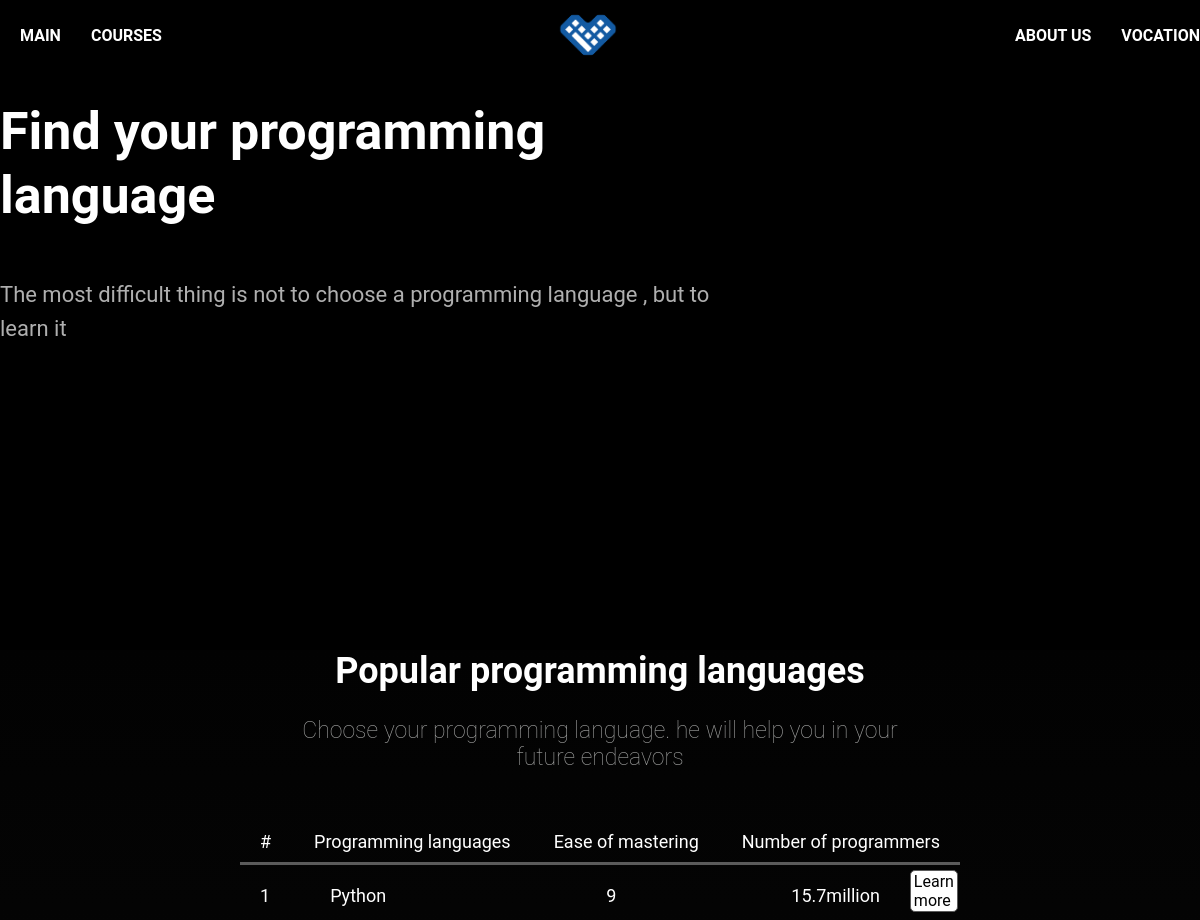
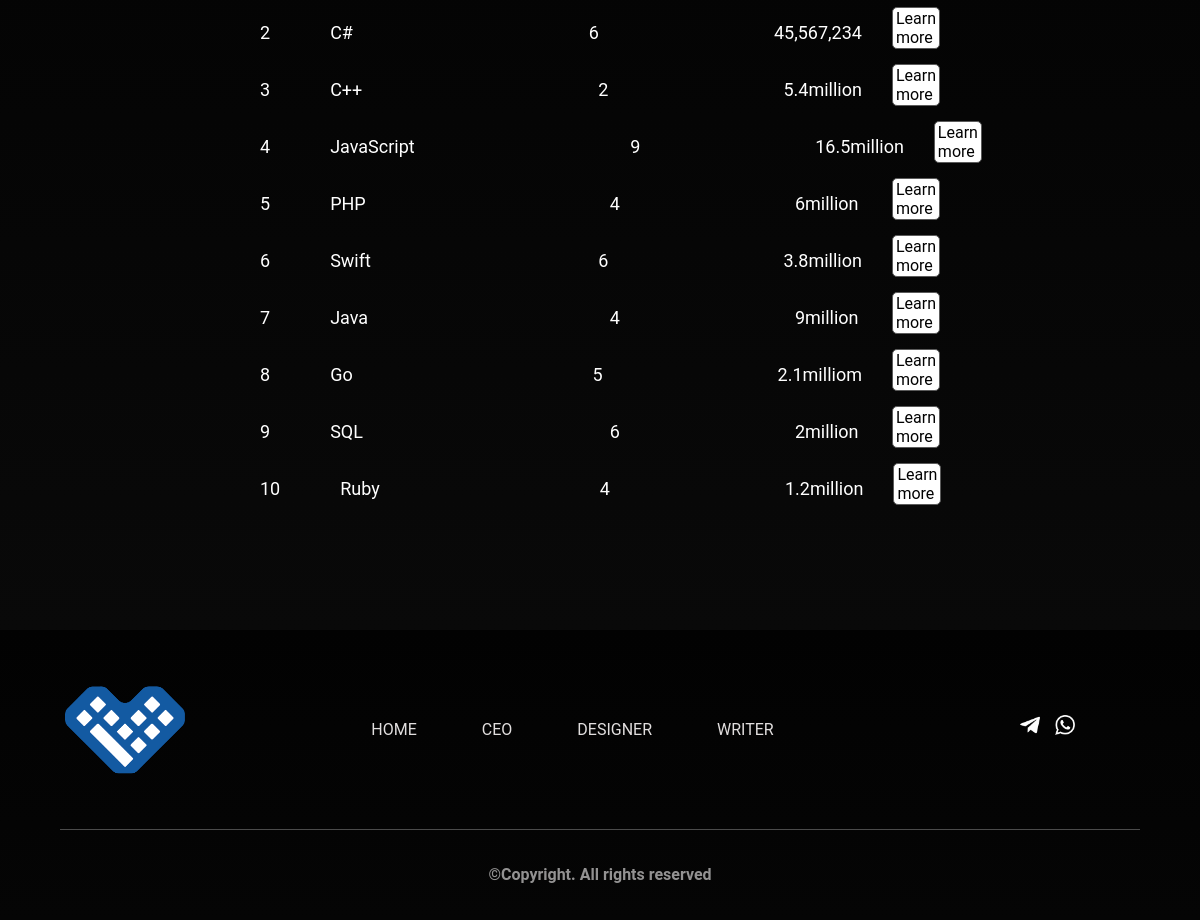
The page / on the database its author committed (2 pictures, top to bottom).
### home/models.py (models this page shows, shortened)
class Articles(models.Model):
    title = models.CharField('Название', max_length=100, null=True, blank=True)
    place = models.CharField('Номер языка', max_length=19, null=True, blank=True)
    dificult = models.CharField('Легкость', max_length=19, null=True, blank=True)
    quantity = models.CharField('Количество программистов', max_length=35, null=True, blank=True)
    advantage_1 = models.CharField('Примущество-1', max_length=550, null=True, blank=True)
    advantage_2 = models.CharField('Примущество-2', max_length=550, null=True, blank=True)
    advantage_3 = models.CharField('Примущество-3', max_length=550, null=True, blank=True)
    disadvantage_1 = models.CharField('Недостаток-1', max_length=550, null=True, blank=True)
    disadvantage_2 = models.CharField('Недостаток-2', max_length=550, null=True, blank=True)
    disadvantage_3 = models.CharField('Недостаток-3', max_length=550, null=True, blank=True)
    full_text_1 = models.TextField('о языке', null=True, blank=True)
    full_text_2 = models.TextField('текст под заголовкам', null=True, blank=True)
    date = models.DateField('Дата', null=True, blank=True)
    image = models.ImageField(upload_to='media/img/', blank=True)
    class Meta:
        verbose_name = 'язык программирования'
        verbose_name_plural = 'языки программирования'

### home/views.py (the view)
# urls.py: path('', views.index, name='home'),
def index(request):
    art = Articles.objects.all()
    return render(request, 'home/index.html', {'art': art})

### home/templates/home/index.html (shortened to what this page needs)
<!DOCTYPE html>
{% load static %}
<html lang="en">
<head>
    <link rel="stylesheet" href="{% static 'home/css/style.css' %}">
    <link href="https://unpkg.com/aos@2.3.1/dist/aos.css" rel="stylesheet">
</head>
<body id="index">
    <div class="top" name="top">
        <div class="navbar">
            <div class="container">
                <ul class="menu_left">
                    <li><a href="{% url 'home' %}">main</a></li>
                    <li><a href="{% url 'courses' %}">courses</a></li>
            </ul>
            <img src="{% static 'home/img/logo.png' %}" alt="LOGO" class="logo">
            <ul class="menu_right">
                <li><a href="{% url 'about_us' %}">about us</a></li>
                <li><a href="{% url 'voc' %}">Vocation</a></li>
            </ul>
            </div>
        </div>
        <div class="main">
            <video autoplay muted loop id="myVideo">
                <source src="{% static 'home/video/2.mp4' %}" type="video/mp4">
              </video>
            <div class="container">
                <div class="content">
                    <h1 data-aos="zoom-out">Find your programming language</h1>
                    <p data-aos="zoom-out">The most difficult thing is not to choose a programming language , but to learn it</p>
                </div>
            </div>
        </div>
    </div>
    <div class="basic">
        <div data-aos="zoom-in" class="main_content">
            <h2>Popular programming languages</h2>
            <p>Сhoose your programming language. he will help you in your future endeavors</p>
        </div>
        <div class="list">
            <ul class="mn">
                <li>#</li>
                <li>Programming languages</li>
                <li>Ease of mastering</li>
                <li>Number of programmers</li>
            </ul>
            {% for el in art %}
                <ul data-aos="fade-left" class="langu">
                    <a href="/{{ el.id }}/"><li class="li1">{{ el.place }}</li></a>
                    <li class="li2">{{ el.title }}</li>
                    <li class="li3">{{ el.dificult }}</li>
                    <li class="li4">{{ el.quantity }}</li>
                    <a class="btn-btn" href="/{{ el.id }}/">Learn more</a>
                </ul>
            {% endfor %}
        </div>
    </div>
    <footer data-aos="zoom-in-up">
        <div class="top_1">
            <img src="{% static 'home/img/logo.png' %}" alt="">
            <ul>
                <a href="{% url 'home' %}"><li>HOME</li></a>
                <a href="https://t.me/Zhazgen"><li>CEO</li></a>
                <a href="https://t.me/ayanaais"><li>DESIGNER</li></a>
                <a href="https://t.me/+996701550669"><li>WRITER</li></a>
            </ul>
            <div class="footer-icon">
                <a class="punsch" href="https://t.me/Zhazgen">
                    <img class="icon" src="{% static 'home/img/telegram.png' %}" alt="">
                </a>
                <a class="punsch" href="https://wa.me/+996501240204">
                    <img class="icon" src="{% static 'home/img/whatsapp.png' %}" alt="">
                </a>
            </div>
        </div>
        <div class="bottom_1">
            <h2>©Copyright. All rights reserved</h2>
        </div>
    </footer>
</body>
</html>

### home/static/home/css/style.css (style rules this page uses)
*,*::after,*::before { list-style:none; margin: 0 ; padding: 0; box-sizing: border-box; text-decoration: none; font-family: 'Roboto', sans-serif; }
#index { background: #000; }
div.navbar { padding: 5px 0; background-color: rgba(0, 0, 0, .7); position: fixed; top: 0; left: 0; z-index: 10; min-width: 100%; }
.container { max-width: 1200px; margin: 0 auto; color: white; }
.navbar .container { display: flex; justify-content: space-between; }
.navbar ul { display: flex; align-items: center; }
.logo { width: 60px; height: 60px; }
.navbar a { color: white; text-transform: uppercase; font-weight: 600; transition: 0.5s; }
.menu_left { margin-left: 20px; }
.menu_left li { margin-right: 30px; }
.menu_right li { margin-left: 30px; }
.main { position: relative; max-width: 100%; min-height: 650px; padding: 100px 0; }
.btn-btn { margin-top: -15px; margin-left: 30px; padding: 1px 3px; background-color: #fff; border: 1px solid #5b5b5b; color:#020202; border-radius: 5px; width: 50px; }
.main .content { max-width: 750px; position: absolute; }
#myVideo { position: absolute; right: 0; bottom: 0; min-width: 100%; min-height: 100%; transform: scale(1); }
.content h1 { font-size: 52px; line-height: 1.23; }
.content p { font-size: 22px; line-height: 1.55; color:#afafaf; margin: 50px 0; }
.basic { height: 900px; max-width: 100%; background: linear-gradient(to bottom , #020202, #090909); }
.main_content { margin: 0 auto; text-align: center; max-width: 80%; }
.main_content h2 { font-size: 36px; font-weight: 700; color: #fff; }
.main_content p { font-weight:lighter; margin: 25px auto; font-size: 23px; color: #a2a3a2; width: 65%; }
.list { max-width: 60%; margin: 60px auto 0; }
.list .mn { display: flex; justify-content: space-between; border-bottom: 3px solid #5b5b5b; padding-bottom: 10px; padding-right: 20px; padding-left: 20px; }
.list ul { display: flex; margin-top: 20px; padding-bottom: 10px; padding-right: 20px; padding-left: 20px; margin-bottom: 10px; }
.li1 { margin-right: 60px; }
.li2 { margin-right: 220px; width: 80px; }
.li3 { margin-right: 175px; }
.li4 { width: 90px; }
.list li { color: #fff; font-size: 18px; }
footer { width: 100%; background: linear-gradient(to bottom , #020202, #050505); }
.top_1 { margin-left: 5%; height: 200px; display: flex; width: 90%; border-bottom: 1.1px solid #4b4b4b; justify-content: space-between; }
.top_1 img { margin-top: 35px; height: 130px; width: 130px; }
.top_1 ul { display: flex; margin-top: 90px; }
.top_1 li { color: rgb(225, 222, 222); margin-right: 65px; }
.footer-icon { display: flex; margin-top: 50px; margin-right: 50px; }
img.icon { width: 20px; height: 20px; }
.bottom_1 { height: 55px; text-align: center; }
.bottom_1 h2 { color: rgb(147, 146, 146); font-size: 16px; margin-top: 35px; }
.punsch { margin-right: 15px; }

### rows shown on the page
Articles: place "1", title "Python", dificult "9", quantity "15.7million"
Articles: place "2", title "C#", dificult "6", quantity "45,567,234"
Articles: place "3", title "C++", dificult "2", quantity "5.4million"
Articles: place "4", title "JavaScript", dificult "9", quantity "16.5million"
Articles: place "5", title "PHP", dificult "4", quantity "6million"
Articles: place "6", title "Swift", dificult "6", quantity "3.8million"
Articles: place "7", title "Java", dificult "4", quantity "9million"
Articles: place "8", title "Go", dificult "5", quantity "2.1milliom"
Articles: place "9", title "SQL", dificult "6", quantity "2million"
Articles: place "10", title "Ruby", dificult "4", quantity "1.2million"
